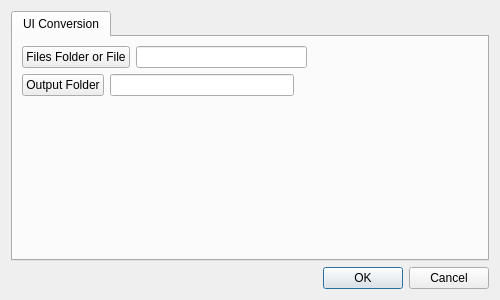
<?xml version="1.0" encoding="UTF-8"?>
<ui version="4.0">
 <class>ArtTools</class>
 <widget class="QDialog" name="ArtTools">
  <property name="geometry">
   <rect>
    <x>0</x>
    <y>0</y>
    <width>500</width>
    <height>300</height>
   </rect>
  </property>
  <property name="minimumSize">
   <size>
    <width>500</width>
    <height>300</height>
   </size>
  </property>
  <property name="maximumSize">
   <size>
    <width>500</width>
    <height>300</height>
   </size>
  </property>
  <property name="windowTitle">
   <string>Dialog</string>
  </property>
  <layout class="QVBoxLayout" name="verticalLayout">
   <item>
    <widget class="QTabWidget" name="TopTab">
     <property name="toolTip">
      <string>&lt;html&gt;&lt;head/&gt;&lt;body&gt;&lt;p&gt;&lt;br/&gt;&lt;/p&gt;&lt;/body&gt;&lt;/html&gt;</string>
     </property>
     <property name="whatsThis">
      <string>&lt;html&gt;&lt;head/&gt;&lt;body&gt;&lt;p&gt;&lt;br/&gt;&lt;/p&gt;&lt;/body&gt;&lt;/html&gt;</string>
     </property>
     <property name="styleSheet">
      <string notr="true"/>
     </property>
     <property name="currentIndex">
      <number>0</number>
     </property>
     <widget class="QWidget" name="FolderSetup">
      <attribute name="title">
       <string>UI Conversion</string>
      </attribute>
      <layout class="QVBoxLayout" name="verticalLayout_2">
       <item>
        <layout class="QHBoxLayout" name="horizontalLayout">
         <item>
          <widget class="QPushButton" name="FilesButton">
           <property name="text">
            <string>Files Folder or File</string>
           </property>
          </widget>
         </item>
         <item>
          <widget class="QLineEdit" name="FileFolder"/>
         </item>
         <item>
          <spacer name="horizontalSpacer_2">
           <property name="orientation">
            <enum>Qt::Horizontal</enum>
           </property>
           <property name="sizeHint" stdset="0">
            <size>
             <width>40</width>
             <height>20</height>
            </size>
           </property>
          </spacer>
         </item>
        </layout>
       </item>
       <item>
        <layout class="QHBoxLayout" name="horizontalLayout_2">
         <item>
          <widget class="QPushButton" name="OutputButton">
           <property name="text">
            <string>Output Folder</string>
           </property>
          </widget>
         </item>
         <item>
          <widget class="QLineEdit" name="OutputFolder"/>
         </item>
         <item>
          <spacer name="horizontalSpacer_3">
           <property name="orientation">
            <enum>Qt::Horizontal</enum>
           </property>
           <property name="sizeHint" stdset="0">
            <size>
             <width>40</width>
             <height>20</height>
            </size>
           </property>
          </spacer>
         </item>
        </layout>
       </item>
       <item>
        <spacer name="verticalSpacer">
         <property name="orientation">
          <enum>Qt::Vertical</enum>
         </property>
         <property name="sizeHint" stdset="0">
          <size>
           <width>20</width>
           <height>141</height>
          </size>
         </property>
        </spacer>
       </item>
      </layout>
     </widget>
    </widget>
   </item>
   <item>
    <widget class="QDialogButtonBox" name="buttonBox">
     <property name="orientation">
      <enum>Qt::Horizontal</enum>
     </property>
     <property name="standardButtons">
      <set>QDialogButtonBox::Cancel|QDialogButtonBox::Ok</set>
     </property>
    </widget>
   </item>
  </layout>
 </widget>
 <resources/>
 <connections/>
</ui>
